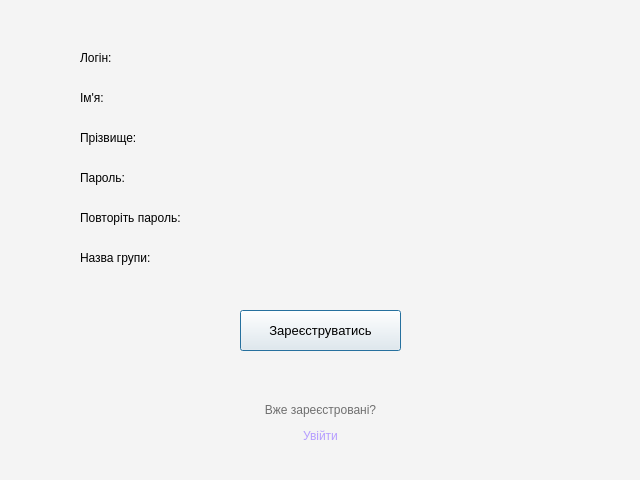
<?xml version="1.0" encoding="UTF-8"?>
<ui version="4.0">
 <class>RegistrationView</class>
 <widget class="QDialog" name="RegistrationView">
  <property name="geometry">
   <rect>
    <x>0</x>
    <y>0</y>
    <width>640</width>
    <height>480</height>
   </rect>
  </property>
  <property name="windowTitle">
   <string>Dialog</string>
  </property>
  <property name="styleSheet">
   <string notr="true">background-color:rgb(244, 244, 244);</string>
  </property>
  <widget class="QPushButton" name="pushButton">
   <property name="geometry">
    <rect>
     <x>240</x>
     <y>310</y>
     <width>161</width>
     <height>41</height>
    </rect>
   </property>
   <property name="font">
    <font>
     <pointsize>10</pointsize>
     <weight>50</weight>
     <italic>false</italic>
     <bold>false</bold>
     <underline>false</underline>
     <strikeout>false</strikeout>
     <kerning>true</kerning>
    </font>
   </property>
   <property name="text">
    <string>Зареєструватись</string>
   </property>
  </widget>
  <widget class="QLabel" name="label">
   <property name="geometry">
    <rect>
     <x>250</x>
     <y>400</y>
     <width>141</width>
     <height>20</height>
    </rect>
   </property>
   <property name="styleSheet">
    <string notr="true">color:rgb(111, 111, 111);</string>
   </property>
   <property name="text">
    <string>&lt;html&gt;&lt;head/&gt;&lt;body&gt;&lt;p align=&quot;center&quot;&gt;Вже зареєстровані?&lt;/p&gt;&lt;/body&gt;&lt;/html&gt;</string>
   </property>
  </widget>
  <widget class="QPushButton" name="pushButton_2">
   <property name="geometry">
    <rect>
     <x>280</x>
     <y>420</y>
     <width>81</width>
     <height>31</height>
    </rect>
   </property>
   <property name="font">
    <font>
     <pointsize>9</pointsize>
     <weight>50</weight>
     <italic>false</italic>
     <bold>false</bold>
     <underline>false</underline>
    </font>
   </property>
   <property name="styleSheet">
    <string notr="true">background-color:rgb(244, 244, 244);
color:rgb(181, 157, 255);
border:none;</string>
   </property>
   <property name="text">
    <string>Увійти</string>
   </property>
  </widget>
  <widget class="QLabel" name="label_2">
   <property name="geometry">
    <rect>
     <x>80</x>
     <y>50</y>
     <width>51</width>
     <height>16</height>
    </rect>
   </property>
   <property name="font">
    <font>
     <pointsize>9</pointsize>
    </font>
   </property>
   <property name="text">
    <string>Логін:</string>
   </property>
  </widget>
  <widget class="QLabel" name="label_3">
   <property name="geometry">
    <rect>
     <x>80</x>
     <y>170</y>
     <width>61</width>
     <height>16</height>
    </rect>
   </property>
   <property name="font">
    <font>
     <pointsize>9</pointsize>
    </font>
   </property>
   <property name="text">
    <string>Пароль:</string>
   </property>
  </widget>
  <widget class="QLabel" name="label_4">
   <property name="geometry">
    <rect>
     <x>80</x>
     <y>210</y>
     <width>131</width>
     <height>16</height>
    </rect>
   </property>
   <property name="font">
    <font>
     <pointsize>9</pointsize>
    </font>
   </property>
   <property name="text">
    <string>Повторіть пароль:</string>
   </property>
  </widget>
  <widget class="QLabel" name="label_5">
   <property name="geometry">
    <rect>
     <x>80</x>
     <y>90</y>
     <width>41</width>
     <height>16</height>
    </rect>
   </property>
   <property name="font">
    <font>
     <pointsize>9</pointsize>
    </font>
   </property>
   <property name="text">
    <string>Ім'я:</string>
   </property>
  </widget>
  <widget class="QLabel" name="label_6">
   <property name="geometry">
    <rect>
     <x>80</x>
     <y>130</y>
     <width>81</width>
     <height>16</height>
    </rect>
   </property>
   <property name="font">
    <font>
     <pointsize>9</pointsize>
    </font>
   </property>
   <property name="text">
    <string>Прізвище:</string>
   </property>
  </widget>
  <widget class="QLabel" name="label_7">
   <property name="geometry">
    <rect>
     <x>80</x>
     <y>250</y>
     <width>101</width>
     <height>16</height>
    </rect>
   </property>
   <property name="font">
    <font>
     <pointsize>9</pointsize>
    </font>
   </property>
   <property name="text">
    <string>Назва групи:</string>
   </property>
  </widget>
 </widget>
 <resources/>
 <connections/>
</ui>
